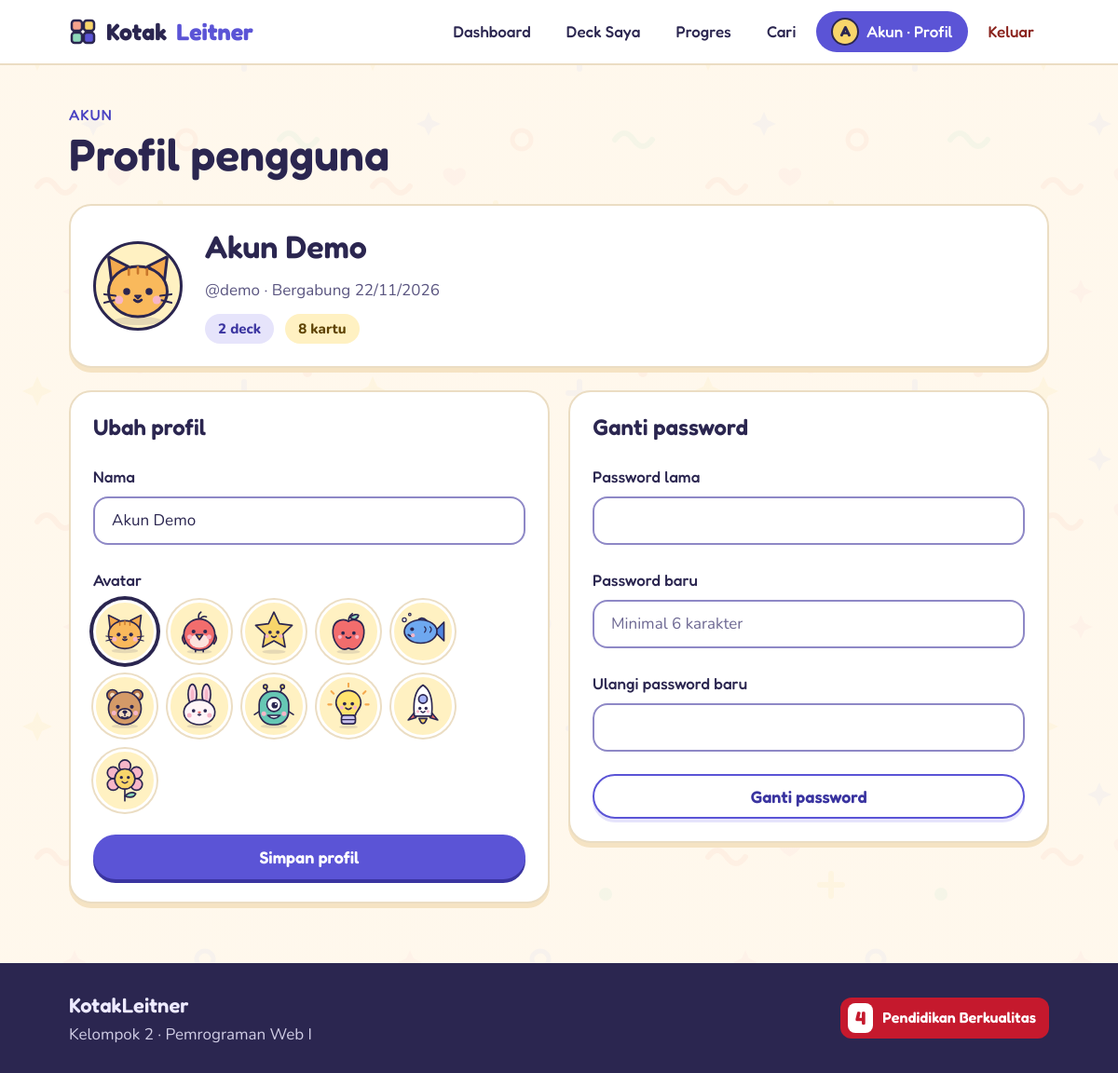
The page /profil.php (signed in) on the database its author committed.
### tables this page shows
CREATE TABLE users (
  id INT AUTO_INCREMENT PRIMARY KEY,
  nama VARCHAR(60) NOT NULL,
  username VARCHAR(30) NOT NULL UNIQUE,
  password VARCHAR(32) NOT NULL,
  avatar VARCHAR(20) NOT NULL DEFAULT 'kucing',
  dibuat TIMESTAMP NOT NULL DEFAULT CURRENT_TIMESTAMP
);

### koneksi.php (called while the page is built, shortened)
<?php
$KARAKTER = ['kucing', 'burung', 'bintang', 'apel', 'ikan', 'beruang', 'kelinci', 'monster', 'lampu', 'roket', 'bunga'];
function e($teks) {
    return htmlspecialchars($teks, ENT_QUOTES, 'UTF-8');
}
function nama_depan($nama) {
    $bagian = explode(' ', trim($nama));
    return $bagian[0];
}

### profil.php (the view, shortened to what this page needs)
<?php
require_once 'cek_login.php';
$uid = (int)$_SESSION['user_id'];
$err_profil = '';
$q = mysqli_query($conn, "SELECT * FROM users WHERE id=$uid");
$user = mysqli_fetch_assoc($q);
$q = mysqli_query($conn, "SELECT COUNT(DISTINCT d.id) AS deck, COUNT(k.id) AS kartu
    FROM deck d LEFT JOIN kartu k ON k.deck_id = d.id WHERE d.user_id=$uid");
$ringkas = mysqli_fetch_assoc($q);
$avatar_sekarang = $err_profil != '' && isset($_POST['avatar']) && in_array($_POST['avatar'], $KARAKTER) ? $_POST['avatar'] : $user['avatar'];
$nama_form = $err_profil != '' ? trim($_POST['nama']) : $user['nama'];
$aktif = 'profil';
include 'header.php';
?>
<div class="wrap stack">
  <div class="page-head" style="margin-bottom:0">
    <div>
      <span class="eyebrow">Akun</span>
      <h1>Profil pengguna</h1>
    </div>
  </div>
  <div class="card">
    <div class="row" style="gap:24px">
      <span class="avatar big" style="background:var(--yellow-l)"><img src="assets/img/<?= e($user['avatar']) ?>.svg" alt=""></span>
      <div class="stack-s">
        <h2><?= e($user['nama']) ?></h2>
        <p class="muted">@<?= e($user['username']) ?> &middot; Bergabung <?= e(date('d/m/Y', strtotime($user['dibuat']))) ?></p>
        <div class="row">
          <span class="chip"><?= (int)$ringkas['deck'] ?> deck</span>
          <span class="chip yel"><?= (int)$ringkas['kartu'] ?> kartu</span>
        </div>
      </div>
    </div>
  </div>
  <div class="grid g2" style="align-items:start">
    <form class="card stack" method="post" action="profil.php">
      <h3>Ubah profil</h3>
      <div class="field">
        <label for="nama">Nama</label>
        <input class="input" type="text" id="nama" name="nama" maxlength="60" value="<?= e($nama_form) ?>">
      </div>
      <div class="field">
        <label>Avatar</label>
        <div class="pilihan">
          <?php foreach ($KARAKTER as $kr): ?>
            <label class="avpick <?= $avatar_sekarang == $kr ? 'on' : '' ?>" title="<?= e(ucfirst($kr)) ?>">
              <img src="assets/img/<?= e($kr) ?>.svg" alt="<?= e(ucfirst($kr)) ?>">
            </label>
          <?php endforeach; ?>
        </div>
      </div>
      <button class="btn btn-pri" type="submit">Simpan profil</button>
    </form>
    <form class="card stack" method="post" action="profil.php">
      <h3>Ganti password</h3>
      <div class="field">
        <label for="lama">Password lama</label>
        <input class="input" type="password" id="lama" name="lama">
      </div>
      <div class="field">
        <label for="baru">Password baru</label>
        <input class="input" type="password" id="baru" name="baru" placeholder="Minimal 6 karakter">
      </div>
      <div class="field">
        <label for="konfirmasi">Ulangi password baru</label>
        <input class="input" type="password" id="konfirmasi" name="konfirmasi">
      </div>
      <button class="btn btn-sec" type="submit">Ganti password</button>
    </form>
  </div>
</div>
<?php include 'footer.php'; ?>

### header.php (shortened to what this page needs)
<?php
$aktif = isset($aktif) ? $aktif : '';
$sudah_login = isset($_SESSION['user_id']);
?>
<!DOCTYPE html>
<html lang="id">
<head>
<link rel="stylesheet" href="assets/style.css">
</head>
<body>
<div class="kl">
<header class="nav">
  <div class="nav-in">
    <a class="logo" href="<?= $sudah_login ? 'dashboard.php' : 'index.php' ?>">
      Kotak<b>Leitner</b>
    </a>
    <?php if ($sudah_login): ?>
      <a class="nl <?= $aktif == 'dashboard' ? 'on' : '' ?>" href="dashboard.php">Dashboard</a>
      <a class="nl <?= $aktif == 'deck' ? 'on' : '' ?>" href="deck.php">Deck Saya</a>
      <a class="nl <?= $aktif == 'progres' ? 'on' : '' ?>" href="progres.php">Progres</a>
      <a class="nl <?= $aktif == 'cari' ? 'on' : '' ?>" href="cari.php">Cari</a>
      <a class="nl <?= $aktif == 'profil' ? 'on' : '' ?>" href="profil.php"><span class="avatar"><?= e(strtoupper(substr($_SESSION['nama'], 0, 1))) ?></span><?= e(nama_depan($_SESSION['nama'])) ?> · Profil</a>
      <a class="nl out" href="logout.php">Keluar</a>
    <?php else: ?>
      <a class="nl <?= $aktif == 'login' ? 'on' : '' ?>" href="login.php">Masuk</a>
      <a class="btn btn-pri btn-sm" href="register.php">Daftar</a>
    <?php endif; ?>
  </div>
</header>
<main>

### rows shown on the page
users: nama "Akun", avatar (picture), nama "Akun Demo", username "demo", dibuat "22/11/2026"

### other values the page prints
substr($_SESSION['nama'], 0, 1) "A"
$ringkas['deck'] "2"
$ringkas['kartu'] "8"
